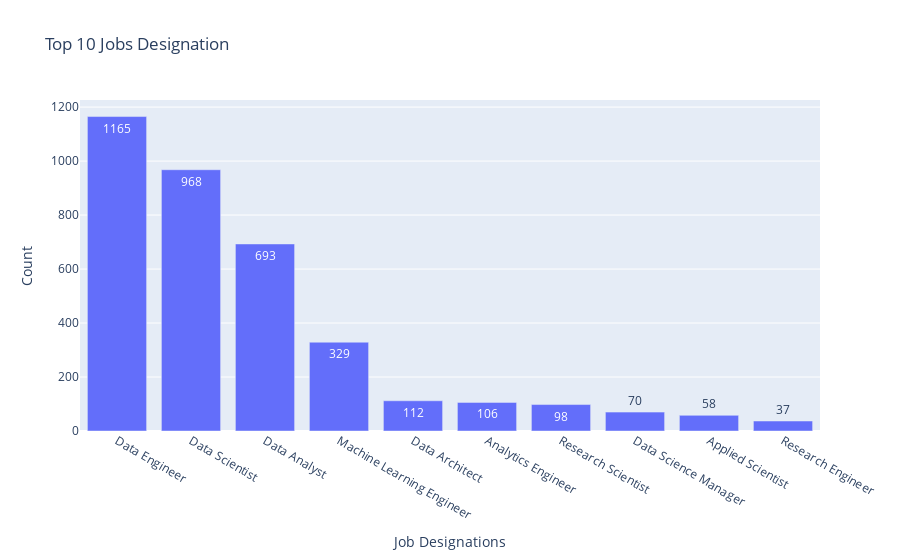

Notebook cell for this chart:
### Code cell
top10_jobs = df['job_title'].value_counts()[:10]
# Create a bar plot for the top 10 job titles
fig = px.bar(y= top10_jobs.values, x = top10_jobs.index, 
            text = top10_jobs.values, title = 'Top 10 Jobs Designation')
fig.update_layout(xaxis_title = 'Job Designations', yaxis_title= 'Count')
fig.show()

### Figure 1 — Plotly figure (JSON) as saved in the notebook; plotly's stock layout.template omitted (floating-point values rounded to 4 significant figures)
{"data": [{"alignmentgroup": "True", "hovertemplate": "x=%{x}<br>y=%{y}<br>text=%{text}<extra></extra>", "legendgroup": "", "marker": {"color": "#636efa", "pattern": {"shape": ""}}, "name": "", "offsetgroup": "", "orientation": "v", "showlegend": false, "text": [1165, 968, 693, 329, 112, 106, 98, 70, 58, 37], "textposition": "auto", "type": "bar", "x": ["Data Engineer", "Data Scientist", "Data Analyst", "Machine Learning Engineer", "Data Architect", "Analytics Engineer", "Research Scientist", "Data Science Manager", "Applied Scientist", "Research Engineer"], "xaxis": "x", "y": [1165, 968, 693, 329, 112, 106, 98, 70, 58, 37], "yaxis": "y"}], "layout": {"barmode": "relative", "legend": {"tracegroupgap": 0}, "title": {"text": "Top 10 Jobs Designation"}, "xaxis": {"anchor": "y", "domain": [0, 1], "title": {"text": "Job Designations"}}, "yaxis": {"anchor": "x", "domain": [0, 1], "title": {"text": "Count"}}}}
